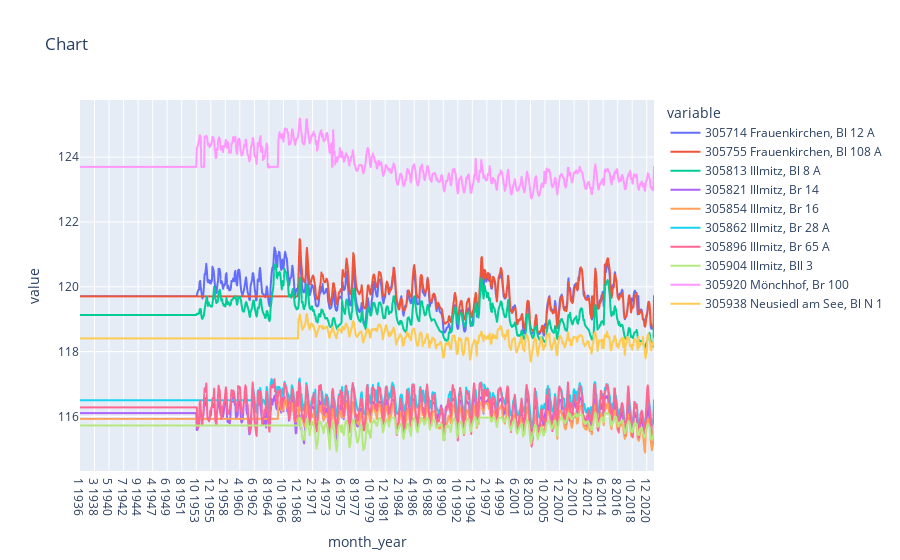

The notebook cell this image was saved under:
### Code cell
base = 60
fig = px.line(base_df, x="month_year", y=base_df.columns[base:base + 10], title='Chart')
fig.show()

### Figure 1 — Plotly figure (JSON) as saved in the notebook; plotly's stock layout.template omitted (floating-point values rounded to 4 significant figures; data arrays with more than 128 entries replaced by an {"elided": "..."} marker saying what was removed)
{"data": [{"hovertemplate": "variable=305714 Frauenkirchen, Bl 12 A<br>month_year=%{x}<br>value=%{y}<extra></extra>", "legendgroup": "305714 Frauenkirchen, Bl 12 A", "line": {"color": "#636efa", "dash": "solid"}, "marker": {"symbol": "circle"}, "mode": "lines", "name": "305714 Frauenkirchen, Bl 12 A", "showlegend": true, "type": "scattergl", "x": {"elided": "1028 str values"}, "xaxis": "x", "y": {"elided": "1028 float values"}, "yaxis": "y"}, {"hovertemplate": "variable=305755 Frauenkirchen, Bl 108 A<br>month_year=%{x}<br>value=%{y}<extra></extra>", "legendgroup": "305755 Frauenkirchen, Bl 108 A", "line": {"color": "#EF553B", "dash": "solid"}, "marker": {"symbol": "circle"}, "mode": "lines", "name": "305755 Frauenkirchen, Bl 108 A", "showlegend": true, "type": "scattergl", "x": {"elided": "1028 str values"}, "xaxis": "x", "y": {"elided": "1028 float values"}, "yaxis": "y"}, {"hovertemplate": "variable=305813 Illmitz, Bl 8 A<br>month_year=%{x}<br>value=%{y}<extra></extra>", "legendgroup": "305813 Illmitz, Bl 8 A", "line": {"color": "#00cc96", "dash": "solid"}, "marker": {"symbol": "circle"}, "mode": "lines", "name": "305813 Illmitz, Bl 8 A", "showlegend": true, "type": "scattergl", "x": {"elided": "1028 str values"}, "xaxis": "x", "y": {"elided": "1028 float values"}, "yaxis": "y"}, {"hovertemplate": "variable=305821 Illmitz, Br 14<br>month_year=%{x}<br>value=%{y}<extra></extra>", "legendgroup": "305821 Illmitz, Br 14", "line": {"color": "#ab63fa", "dash": "solid"}, "marker": {"symbol": "circle"}, "mode": "lines", "name": "305821 Illmitz, Br 14", "showlegend": true, "type": "scattergl", "x": {"elided": "1028 str values"}, "xaxis": "x", "y": {"elided": "1028 float values"}, "yaxis": "y"}, {"hovertemplate": "variable=305854 Illmitz, Br 16<br>month_year=%{x}<br>value=%{y}<extra></extra>", "legendgroup": "305854 Illmitz, Br 16", "line": {"color": "#FFA15A", "dash": "solid"}, "marker": {"symbol": "circle"}, "mode": "lines", "name": "305854 Illmitz, Br 16", "showlegend": true, "type": "scattergl", "x": {"elided": "1028 str values"}, "xaxis": "x", "y": {"elided": "1028 float values"}, "yaxis": "y"}, {"hovertemplate": "variable=305862 Illmitz, Br 28 A<br>month_year=%{x}<br>value=%{y}<extra></extra>", "legendgroup": "305862 Illmitz, Br 28 A", "line": {"color": "#19d3f3", "dash": "solid"}, "marker": {"symbol": "circle"}, "mode": "lines", "name": "305862 Illmitz, Br 28 A", "showlegend": true, "type": "scattergl", "x": {"elided": "1028 str values"}, "xaxis": "x", "y": {"elided": "1028 float values"}, "yaxis": "y"}, {"hovertemplate": "variable=305896 Illmitz, Br 65 A<br>month_year=%{x}<br>value=%{y}<extra></extra>", "legendgroup": "305896 Illmitz, Br 65 A", "line": {"color": "#FF6692", "dash": "solid"}, "marker": {"symbol": "circle"}, "mode": "lines", "name": "305896 Illmitz, Br 65 A", "showlegend": true, "type": "scattergl", "x": {"elided": "1028 str values"}, "xaxis": "x", "y": {"elided": "1028 float values"}, "yaxis": "y"}, {"hovertemplate": "variable=305904 Illmitz, Bll 3<br>month_year=%{x}<br>value=%{y}<extra></extra>", "legendgroup": "305904 Illmitz, Bll 3", "line": {"color": "#B6E880", "dash": "solid"}, "marker": {"symbol": "circle"}, "mode": "lines", "name": "305904 Illmitz, Bll 3", "showlegend": true, "type": "scattergl", "x": {"elided": "1028 str values"}, "xaxis": "x", "y": {"elided": "1028 float values"}, "yaxis": "y"}, {"hovertemplate": "variable=305920 Mönchhof, Br 100<br>month_year=%{x}<br>value=%{y}<extra></extra>", "legendgroup": "305920 Mönchhof, Br 100", "line": {"color": "#FF97FF", "dash": "solid"}, "marker": {"symbol": "circle"}, "mode": "lines", "name": "305920 Mönchhof, Br 100", "showlegend": true, "type": "scattergl", "x": {"elided": "1028 str values"}, "xaxis": "x", "y": {"elided": "1028 float values"}, "yaxis": "y"}, {"hovertemplate": "variable=305938 Neusiedl am See, Bl N 1<br>month_year=%{x}<br>value=%{y}<extra></extra>", "legendgroup": "305938 Neusiedl am See, Bl N 1", "line": {"color": "#FECB52", "dash": "solid"}, "marker": {"symbol": "circle"}, "mode": "lines", "name": "305938 Neusiedl am See, Bl N 1", "showlegend": true, "type": "scattergl", "x": {"elided": "1028 str values"}, "xaxis": "x", "y": {"elided": "1028 float values"}, "yaxis": "y"}], "layout": {"legend": {"title": {"text": "variable"}, "tracegroupgap": 0}, "title": {"text": "Chart"}, "xaxis": {"anchor": "y", "domain": [0, 1], "title": {"text": "month_year"}}, "yaxis": {"anchor": "x", "domain": [0, 1], "title": {"text": "value"}}}}
